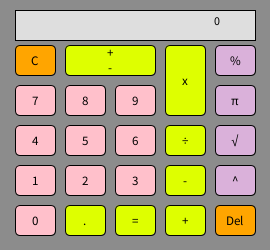
Frame 1 (no input)
Frame 60 (the mouse pressed at the canvas centre just before this capture): identical to frame 1, image omitted
Frame 120 (the mouse held since frame 60 and released just before this capture): identical to frame 1, image omitted

The Processing sketch that drew this single still picture (run headless with seeded random() and noise(); from frame 60 on, the mouse is pressed at the canvas centre):

// Processing sketch: Calculator_A2
// ── Calculator_A2.pde
//Tahiyan Islam | Calc Project | 2 Oct 2024
Button [] buttons = new Button[25];
String dVal = "0";
char op;
float l, r, result;
boolean left;

void setup () {
  size(270, 250);
  background(140);
  left = true;
  op = ' ';
  l = 0;
  r =0;
  result = 0;
  buttons [0]= new Button (35, 220, color(#FFC0CB), "0", true);
  buttons [1] = new Button (35, 180, color(#FFC0CB), "1", true);
  buttons [2] = new Button (85, 180, color (#FFC0CB), "2", true);
  buttons [3] = new Button (135, 180, color (#FFC0CB), "3", true);
  buttons [4] = new Button (35, 140, color (#FFC0CB), "4", true);
  buttons [5] = new Button (85, 140, color (#FFC0CB), "5", true);
  buttons [6] = new Button (135, 140, color (#FFC0CB), "6", true);
  buttons [7]= new Button (35, 100, color (#FFC0CB), "7", true);
  buttons [8] = new Button (85, 100, color (#FFC0CB), "8", true);
  buttons [9] = new Button (135, 100, color (#FFC0CB), "9", true);
  buttons [10] = new Button (35, 60, color(#FFA500), "C", false);
  buttons [11] = new Button (110, 60, color(#deff00), "+\n-", false);
  buttons [12] = new Button (835, 60, color(#DAB1DA), "√n", false);
 buttons [13] = new Button (835, 60, color(#DAB1DA), "^-n", false);
  buttons [14] = new Button (235, 60, color(#DAB1DA), "%", false);
  buttons [15] = new Button (85, 220, color(#deff00), ".", false);
  buttons [16] = new Button (135, 220, color(#deff00), "=", false);
  buttons [17] = new Button (185, 220, color(#deff00), "+", false);
  buttons [18] = new Button (185, 180, color(#deff00), "-", false);
  buttons [19] = new Button (185, 140, color(#deff00), "÷", false);
  buttons [20] = new Button (185, 80, color(#deff00), "x", false);
  buttons [21] = new Button (235, 100, color(#DAB1DA), "π", false);
  buttons [22] = new Button (235, 140, color(#DAB1DA), "√", false);
  buttons [23] = new Button (235, 180, color(#DAB1DA), "^", false);
  buttons [24] = new Button (235, 220, color(#FFA500), "Del", false);
  buttons[11].w = 90;
  buttons[20].h = 70;
}

void draw () {
  background(140);
  println("Left:" + l + " Op:" + op + " Right:" + r + " Result:" + result  + " left:"  + left);
  for (int i=0; i<buttons.length; i++) {
    buttons[i].display();
    buttons[i].hover(mouseX, mouseY);
  }

  updateDisplay();
}

void updateDisplay () {
  rectMode(CENTER);
  fill(222);
  rect(width/2, 25, 240, 30);
  fill(0);
  if (dVal.length()<13) {
    textSize(12);
  } else if (dVal.length()>14) {
    textSize(20);
  }
  textAlign(RIGHT);
  text(dVal, width-50, 25);
}
//wherever you see isnum replace with i < 9
void mousePressed () {
  for (int i=0; i<buttons.length; i++) {
    if (buttons[i].on && buttons[i].isNum && left && dVal.length() < 20) {
      if (dVal.equals("0")) {
        dVal = buttons[i].val;
        println("here");
        l = float(dVal);
      } else {
        dVal += buttons[i].val;
        l = float(dVal);
      }
    } else if (buttons[i].on && buttons[i].isNum && !left && dVal.length() < 20) {
      if (dVal.equals("0")) {
        dVal = buttons[i].val;
        println("here");
        r = float(dVal);
      } else {
        dVal += buttons[i].val;
        r = float(dVal);
      }
    } else if (buttons[i].val.equals("C") && buttons[i].on) {
      dVal = "0";
      op = ' ';
      l = 0;
      r =0;
      result = 0;
    } else if (buttons[i].on && buttons[i].val.equals("+")) {
      op = '+';
      left = !left;
      dVal = "0";
    } else if (buttons[i].on && buttons[i].val.equals("-")) {
      op = '-';
      dVal = "0";
      left = !left;
    } else if (buttons[i].on && buttons[i].val.equals("x")) {
      op = 'x';
      left = !left;
      dVal = "0";
    } else if (buttons[i].on && buttons[i].val.equals("÷")) {
      op = '÷';
      left = !left;
      dVal = "0";
    } else if (buttons[i].on && !buttons[i].isNum && buttons[i].val.equals("π")) {
      if (left) {
        l = PI;
        dVal = str(l);
      } else {
        r = PI;
        dVal =str(r);
        l = PI;
      }
    } else if (buttons[i].on && !buttons[i].isNum && buttons[i].val.equals("=")) {
      performCalc();
    } else if (buttons[i].on && !buttons[i].isNum && buttons[i].val.equals("Del")) {
      if (left) {
        dVal = dVal.substring(0, dVal.length() -1);
        l= float (dVal);
      } else {
        dVal = dVal.substring(0, dVal.length() -1);
        r = float (dVal);
      } 
    }
  }
}


void performCalc() {
  if (op == '+') {
    result = l + r;
  } else if (op == '-') {
    result = l - r;
  } else if (op == 'x') {
    result = l * r;
  } else if (op == '÷') {
    result = l / r;
  } else if (op == '^') {
    result = pow(l, r);
  }
  dVal = str (result);
}

void handleEvent (String keyVal, boolean isNum) {
  //handle numbers
  if (left && dVal.length() <20 && isNum) {
    if (dVal.equals("0")) {
      dVal = keyVal;
    } else {
      dVal +=keyVal;
    }
    l = float(dVal);
  } else if (!left && dVal.length() <20 && isNum) {
    if (dVal.equals("0")) {
      dVal = keyVal;
    } else {
      dVal += keyVal;
    }
    r = float(dVal);
  } else if (keyVal.equals(".")) {
  if (!dVal.contains(".") && left) {
    dVal+= ".";
    l = float(dVal);
  } else if (!dVal.contains(".") && !left) { 
    dVal += ".";
    r= float(dVal);
  }
  else if (keyVal.equals("+")) {
    op = '+';
      left = !left;
      dVal = "0";
  }
}
}


  void keyPressed () {
    println("key:" + key);
    println("keycode:" + keyCode);
    if (key == 0 || keyCode == 96 || keyCode == 48) {
      handleEvent("0", true);
    } else if (keyCode == 97 || keyCode == 49) {
      handleEvent ("1", true);
    } else if (keyCode == 98 || keyCode == 50 ) {
      handleEvent ("2", true);
    } else if (keyCode == 99 || keyCode == 51) {
      handleEvent ("3", true);
    } else if (keyCode == 100 || keyCode == 52) {
      handleEvent ("4", true);
    } else if (keyCode == 101 || keyCode == 53 ) {
      handleEvent ("5", true);
    } else if (keyCode == 102 || keyCode == 54) {
      handleEvent ("6", true);
    } else if (keyCode == 103 || keyCode == 55) {
      handleEvent ("7", true);
    } else if (keyCode == 104 || keyCode == 56) {
      handleEvent ("8", true);
    } else if (keyCode == 105 || keyCode == 57) {
      handleEvent ("9", true);
    } else if (keyCode == 61) {
      handleEvent ("=", false);
    } else if (keyCode == 110 || keyCode == 46) {
      handleEvent (".", false);
    } else if (keyCode == 107) {
      handleEvent ("+", false);
    } else if (keyCode == 45 || keyCode == 189) {
      handleEvent ("-", false);
    } else if (keyCode == 88) {
      handleEvent ("x", false);
    } else if (keyCode == 61 || keyCode == 10) {
      handleEvent ("=", false);
  }  else if (keyCode == 46  || keyCode == 110) {
      handleEvent (".", false);
  }
}

// ── Button.pde
class Button {
  // Member Variables
  int w, h, x, y;
  color c1, c2;
  String val;
  boolean on, isNum;
  
  //Constructor
  Button(int x, int y, color c1, String val, boolean isNum) {
    this.x = x;
    this.y = y;
    this.w = 40;
    this.h = 30;
    this.isNum = isNum;
    this.c1 = c1;
    c2 = color(120);
    this.val = val;
    on=false;
  }


  // Member Methods
  void display() {
    if (on==true) {
    fill(c2);
    } else {
      fill(c1);
    }
    
    
    rectMode(CENTER);
    rect(x, y, w, h, 5);
    //triangle(x,y-10,x+10, y+10, x-10,y+10);
    fill(0);
    textAlign(CENTER,CENTER);
    textSize(13);
    text(val,x,y);
    
  }

  boolean hover (int mx, int my) {
    if (mx > x-w/2 && mx <x + w/2 && my > y-h/2 && my < y+h/2) {
      on = true;
      return on;
    } else {
      on = false;
      return on;
    }
  }
}
